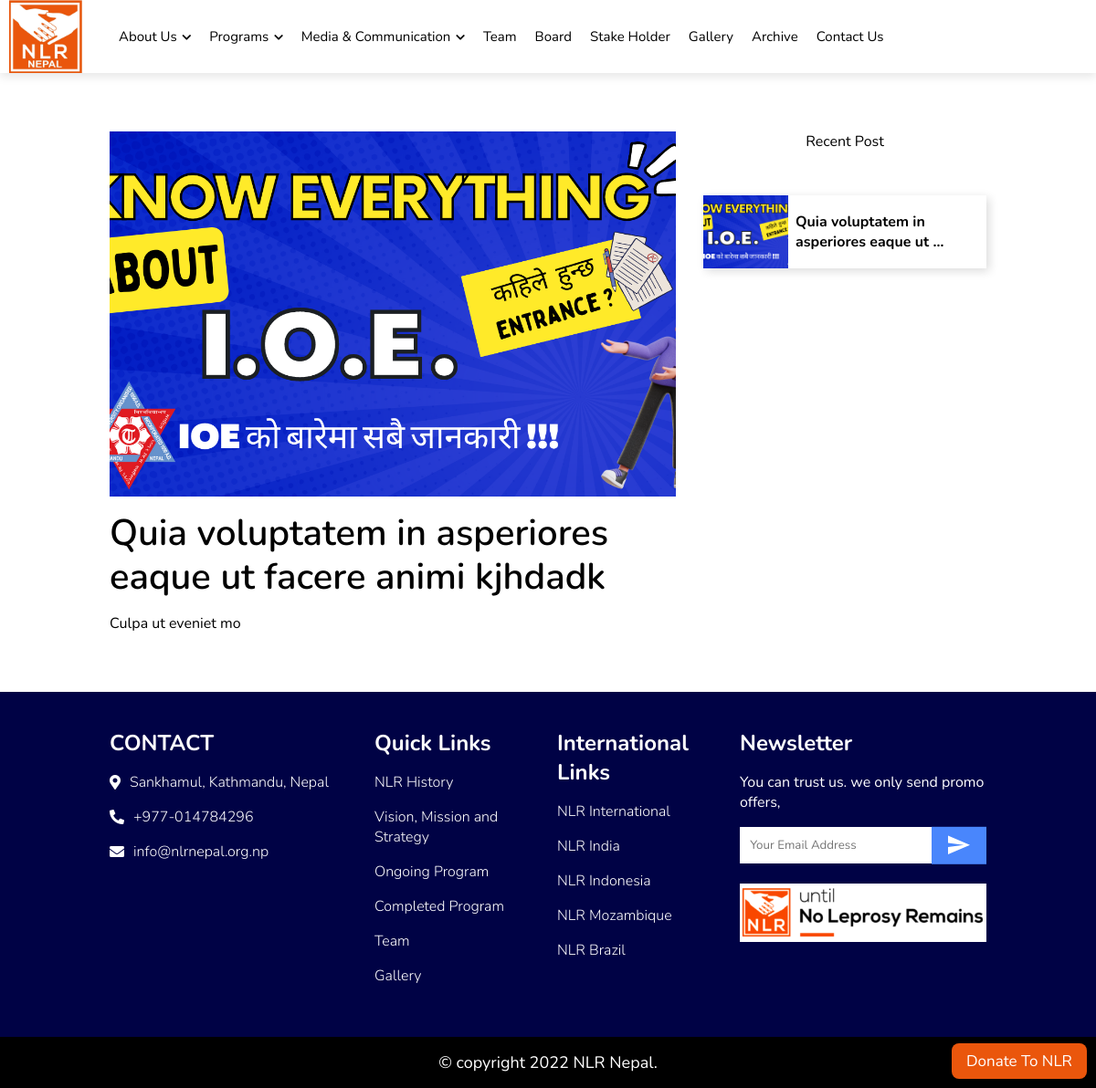
The app's page /pages/news/quia-voluptatem-in-asperiores-eaque-ut-facere-animi-kjhdadk/ with its own data.
### home/models.py (models this page shows)
class News(models.Model):
    title = models.CharField(max_length=255, verbose_name='Title', unique=True)
    slug = models.SlugField(max_length=255, unique=True, null=True, blank=True)
    description = RichTextField()
    image = models.ImageField(upload_to='blog/', verbose_name='Image')
    location = models.CharField(max_length=255, verbose_name='Location')
    created_at = models.DateTimeField(auto_now_add=True)
    updated_at = models.DateTimeField(auto_now=True)
    def __str__(self):
        return self.title
    class Meta:
        verbose_name_plural = "News"

### pages/views.py (the view)
# urls.py: path('news/<slug:slug>/', NewsDetailView.as_view(), name='newsdetail'),
class NewsDetailView(View):
    def get(self, request, *args, **kwargs):
        get_news = get_object_or_404(News, slug = kwargs['slug'])
        recent_news = News.objects.exclude(slug=get_news).order_by('-id')
        context = {
            'news':get_news,
            'recent_news':recent_news,
        }
        return render(request, 'frontend/pages/news-details.html', context)

### home/context_processors.py (called while the page is built)
def social_accounts(request):
    socials = SocialAccount.objects.all()
    return dict(socials=socials)

### templates/frontend/pages/news-details.html
{% extends "frontend/base.html" %}
{% load static %}
{% block content %}
<div class="all-details-page">
    <div class="wrapper">
      <div class="blog-post">
        <div class="image">
          <div class="img" style="background-image: url({{news.image.url}})"></div>
        </div>
        <div class="details">
          <div class="name">
            {{news.title}}
          </div>
          <p class="desc">
            {{news.description|safe}}
          </p>
        </div>
      </div>
      <div class="recent-post">
        <div class="title">Recent Post</div>
        <div class="list">
        {% for item in recent_news %}
          <div class="item">
            <div class="recent-image">
              <div class="img" style="background-image: url({{item.image.url}})"></div>
            </div>
            <div class="name">
              <a href="{% url 'newsdetail' item.slug %}">
                {{item.title|truncatewords:6}}
              </a>
            </div>
          </div>
        {% endfor %}
        </div>
      </div>
    </div>
  </div>
{% endblock content %}

### static/frontend/css/responsive.css (style rules this page uses)
@media only screen and (max-width: 1200px) { .wrapper { max-width: 1000px; } }

### records on screen
News: image (picture), title "Quia voluptatem in asperiores eaque ut facere animi kjhdadk", description "Culpa ut eveniet mo", title "Quia voluptatem in asperiores eaque ut …"
